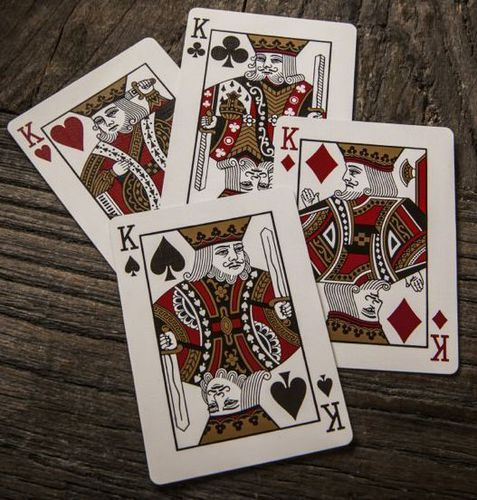
#> input picture Projects/resources/cards.jpg, 477 x 500 px, given in place of the camera
$ python DocScanner.py
#> lines starting #> are read from the running program, lines starting #| are printed output that depends on the picture; after the words box and inside, x2 and y2 are one past the last pixel; in counts of white or black regions, pixels touching at a corner belong together
#> in DocScanner, img is the input picture: shape (500, 477, 3); mean B, G, R 88.1, 96.6, 109.6
### Projects/helper.py
import numpy as np
from cv2 import cv2

def stackImages(scale,imgArray):
    rows = len(imgArray)
    cols = len(imgArray[0])
    rowsAvailable = isinstance(imgArray[0], list)
    width = imgArray[0][0].shape[1]
    height = imgArray[0][0].shape[0]
    if rowsAvailable:
        for x in range ( 0, rows):
            for y in range(0, cols):
                if imgArray[x][y].shape[:2] == imgArray[0][0].shape [:2]:
                    imgArray[x][y] = cv2.resize(imgArray[x][y], (0, 0), None, scale, scale)
                else:
                    imgArray[x][y] = cv2.resize(imgArray[x][y], (imgArray[0][0].shape[1], imgArray[0][0].shape[0]), None, scale, scale)
                if len(imgArray[x][y].shape) == 2: imgArray[x][y]= cv2.cvtColor( imgArray[x][y], cv2.COLOR_GRAY2BGR)
        imageBlank = np.zeros((height, width, 3), np.uint8)
        hor = [imageBlank]*rows
        hor_con = [imageBlank]*rows
        for x in range(0, rows):
            hor[x] = np.hstack(imgArray[x])
        ver = np.vstack(hor)
    else:
        for x in range(0, rows):
            if imgArray[x].shape[:2] == imgArray[0].shape[:2]:
                imgArray[x] = cv2.resize(imgArray[x], (0, 0), None, scale, scale)
            else:
                imgArray[x] = cv2.resize(imgArray[x], (imgArray[0].shape[1], imgArray[0].shape[0]), None,scale, scale)
            if len(imgArray[x].shape) == 2: imgArray[x] = cv2.cvtColor(imgArray[x], cv2.COLOR_GRAY2BGR)
        hor= np.hstack(imgArray)
        ver = hor
    return ver

### Projects/DocScanner.py
from cv2 import cv2
import numpy as np
from helper import stackImages


def preProcessing(img):
    imgGray = cv2.cvtColor(img,cv2.COLOR_BGR2GRAY)
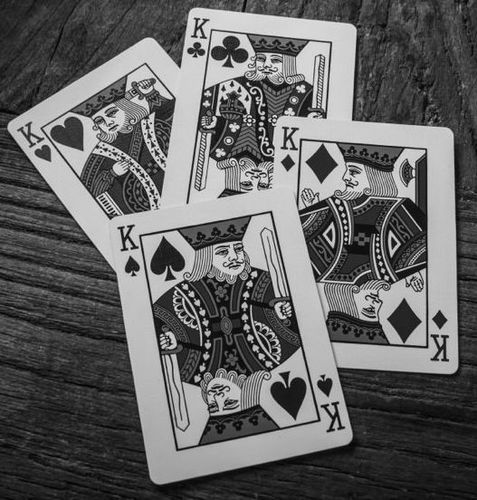
#> imgGray: shape (500, 477); min 1, max 251, mean 99.5
    imgBlur = cv2.GaussianBlur(imgGray,(5,5),1)
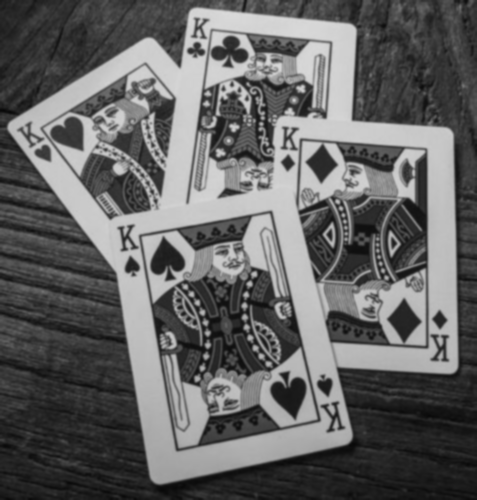
#> imgBlur: shape (500, 477); min 8, max 218, mean 99.5
    imgCanny = cv2.Canny(imgBlur,200,200)
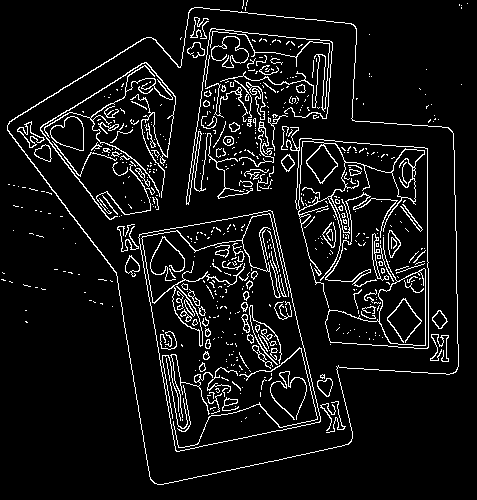
#> imgCanny: shape (500, 477); 7.5% white in thin lines or dots
    kernel = np.ones((5,5))
    imgDial = cv2.dilate(imgCanny,kernel,iterations=2)
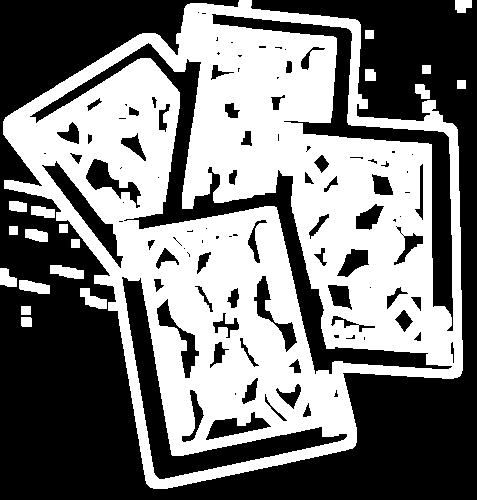
#> imgDial: shape (500, 477); 47.7% white; 19 white regions, largest, box (x1, y1, x2, y2) and area: (3, 0, 463, 489) 110793, (50, 265, 84, 279) 330, (19, 280, 50, 294) 312
    imgThres = cv2.erode(imgDial,kernel,iterations=1)
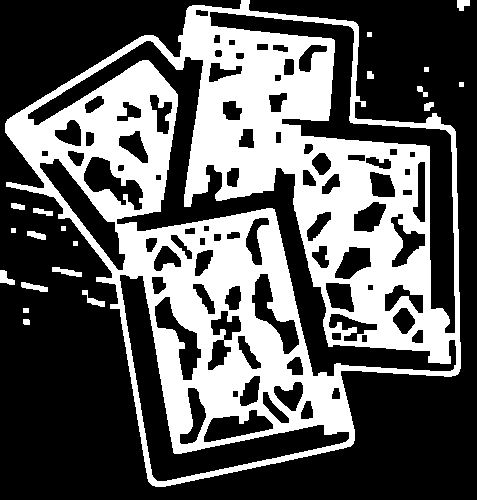
#> imgThres: shape (500, 477); 36.2% white; 20 white regions
    return imgThres

def getContours(img, imgContour):
    biggest = np.array([])
    maxArea = 0
    contours, _ = cv2.findContours(img,cv2.RETR_EXTERNAL,cv2.CHAIN_APPROX_NONE)
#> contours = 20 contours, 6 with area under 20; largest, box (x1, y1, x2, y2) and area: (5, 0, 461, 487) 143140, (52, 267, 82, 277) 119, (21, 282, 48, 292) 117, (0, 270, 15, 285) 108, (82, 290, 105, 307) 100
    for cnt in contours:
        area = cv2.contourArea(cnt)
        if area>5000:
            #cv2.drawContours(imgContour, cnt, -1, (255, 0, 0), 3)
            peri = cv2.arcLength(cnt,True)
            approx = cv2.approxPolyDP(cnt,0.02*peri,True)
            if area >maxArea and len(approx) == 4:
                biggest = approx
                maxArea = area
#> this loop made 20 passes
#> (area, peri) on pass 20: (143139.5, 1958.6)
#> area on passes 1 to 6: 29, 20, 100.5, 117, 108, 119
#> after the loop, biggest = empty array; maxArea = 0
    cv2.drawContours(imgContour, biggest, -1, (255, 0, 0), 20)
    return biggest


def reorder (myPoints):
    myPoints = myPoints.reshape((4,2))
    myPointsNew = np.zeros((4,1,2),np.int32)

    add = myPoints.sum(1)
    diff = np.diff(myPoints,axis=1)

    myPointsNew[0] = myPoints[np.argmin(add)]
    myPointsNew[3] = myPoints[np.argmax(add)]
    myPointsNew[1]= myPoints[np.argmin(diff)]
    myPointsNew[2] = myPoints[np.argmax(diff)]
    return myPointsNew


def getWarp(img,biggest):
    biggest = reorder(biggest)
    pts1 = np.float32(biggest)
    pts2 = np.float32([[0, 0], [widthImg, 0], [0, heightImg], [widthImg, heightImg]])
    matrix = cv2.getPerspectiveTransform(pts1, pts2)
    imgOutput = cv2.warpPerspective(img, matrix, (widthImg, heightImg))

    imgCropped = imgOutput[20:imgOutput.shape[0]-20,20:imgOutput.shape[1]-20]
    imgCropped = cv2.resize(imgCropped,(widthImg,heightImg))

    return imgCropped

def DocScanner():
    global widthImg
    global heightImg
    widthImg = 540
    heightImg = 640
    cap = cv2.VideoCapture(0)
    cap.set(3, widthImg) # setting width
    cap.set(4, heightImg) # setting height
    cap.set(10, 150) # set brightness
    while True:
        _ , img = cap.read()
        if img is None:
            continue
        cv2.resize(img, (widthImg, heightImg))
        imgContour = img.copy()
        imgThres = preProcessing(img)
        biggest = getContours(imgThres, imgContour)
#> biggest = empty array
        if biggest.size !=0:
            imgWarped=getWarp(img,biggest)
            # imageArray = ([img,imgThres],
            #           [imgContour,imgWarped])
            imageArray = ([imgContour, imgWarped])
            cv2.imshow("ImageWarped", imgWarped)
        else:
            # imageArray = ([img, imgThres],
            #               [img, img])
            imageArray = ([imgContour, img])

        stackedImages = stackImages(0.6,imageArray)
#> in stackImages, `rows = len(imgArray)`: rows = 2
#> in stackImages, `cols = len(imgArray[0])`: cols = 500
#> in stackImages, `rowsAvailable = isinstance(imgArray[0], list)`: rowsAvailable = False
#> after the loop in stackImages, `for x in range(0, rows):`: imgArray = 2 items
#> in stackImages, `hor= np.hstack(imgArray)`:
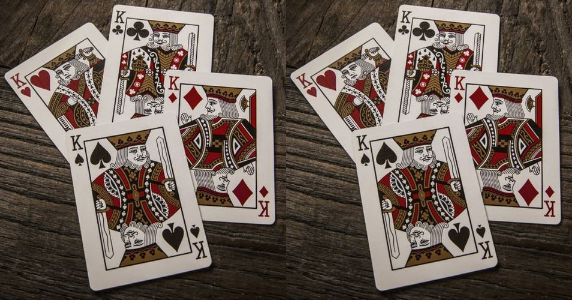
#> hor: shape (300, 572, 3); mean of channels 0, 1, 2 88.1, 96.5, 109.5; drawn as B, G, R
        cv2.imshow("WorkFlow", stackedImages)

        if cv2.waitKey(1) & 0xFF == ord('q'):
#> (key q is pressed here)
            break


DocScanner()
